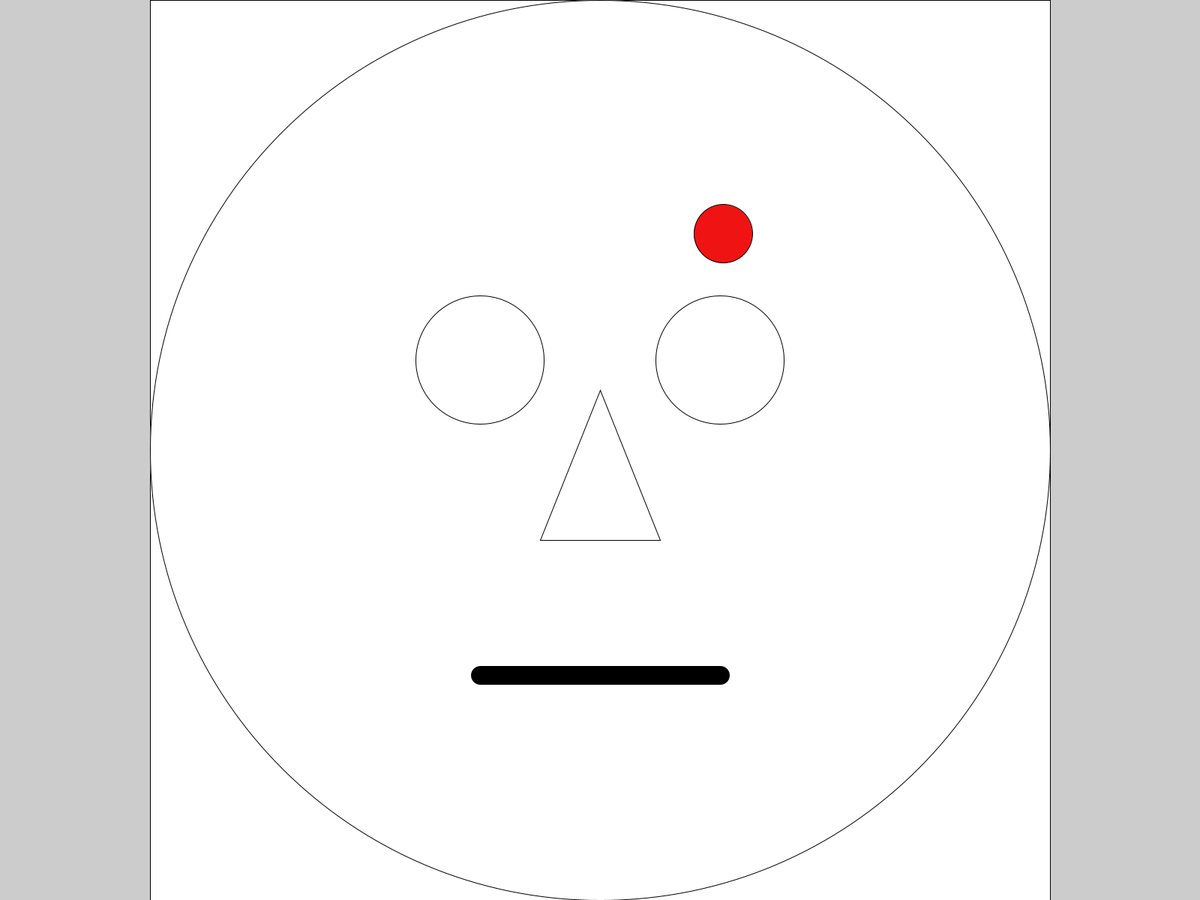
Frame 1 (no input)
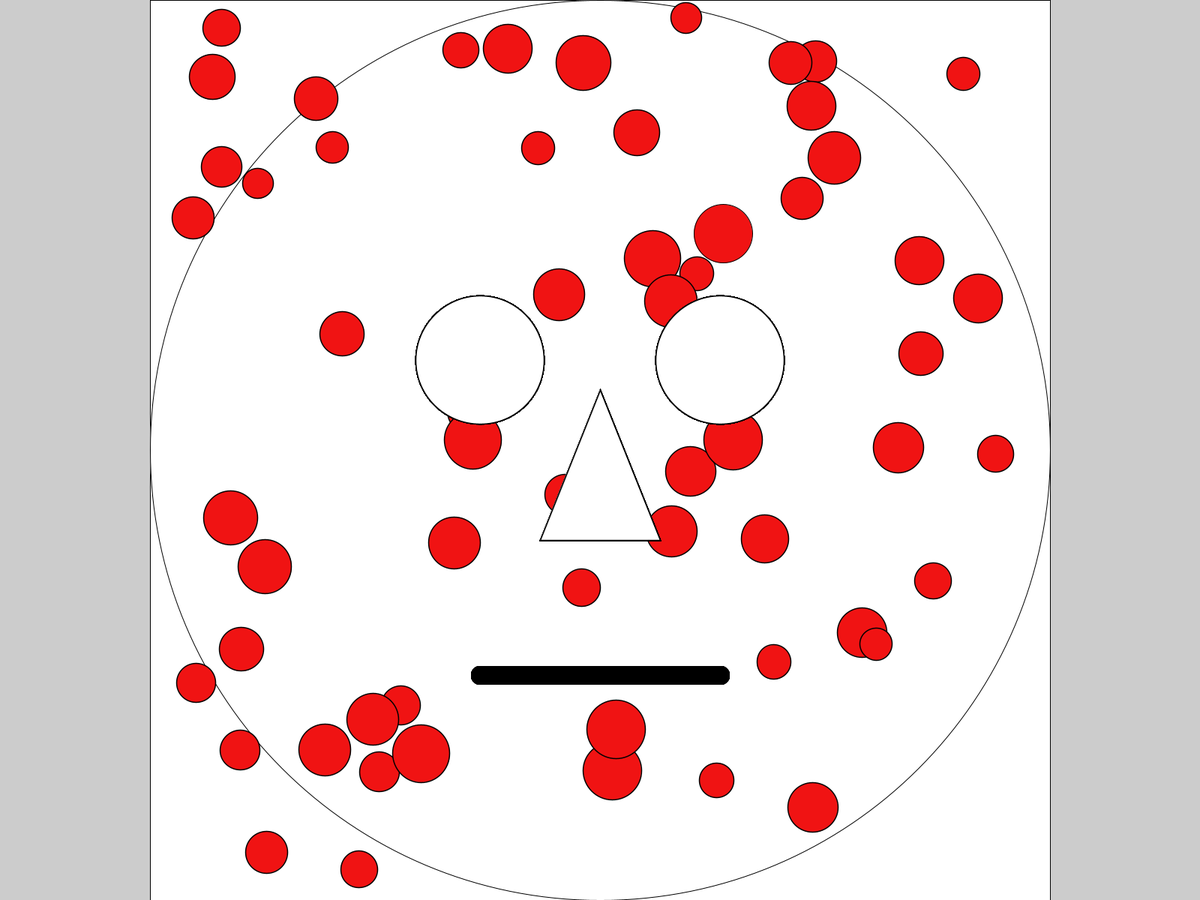
Frame 60 (the mouse pressed at the canvas centre just before this capture)
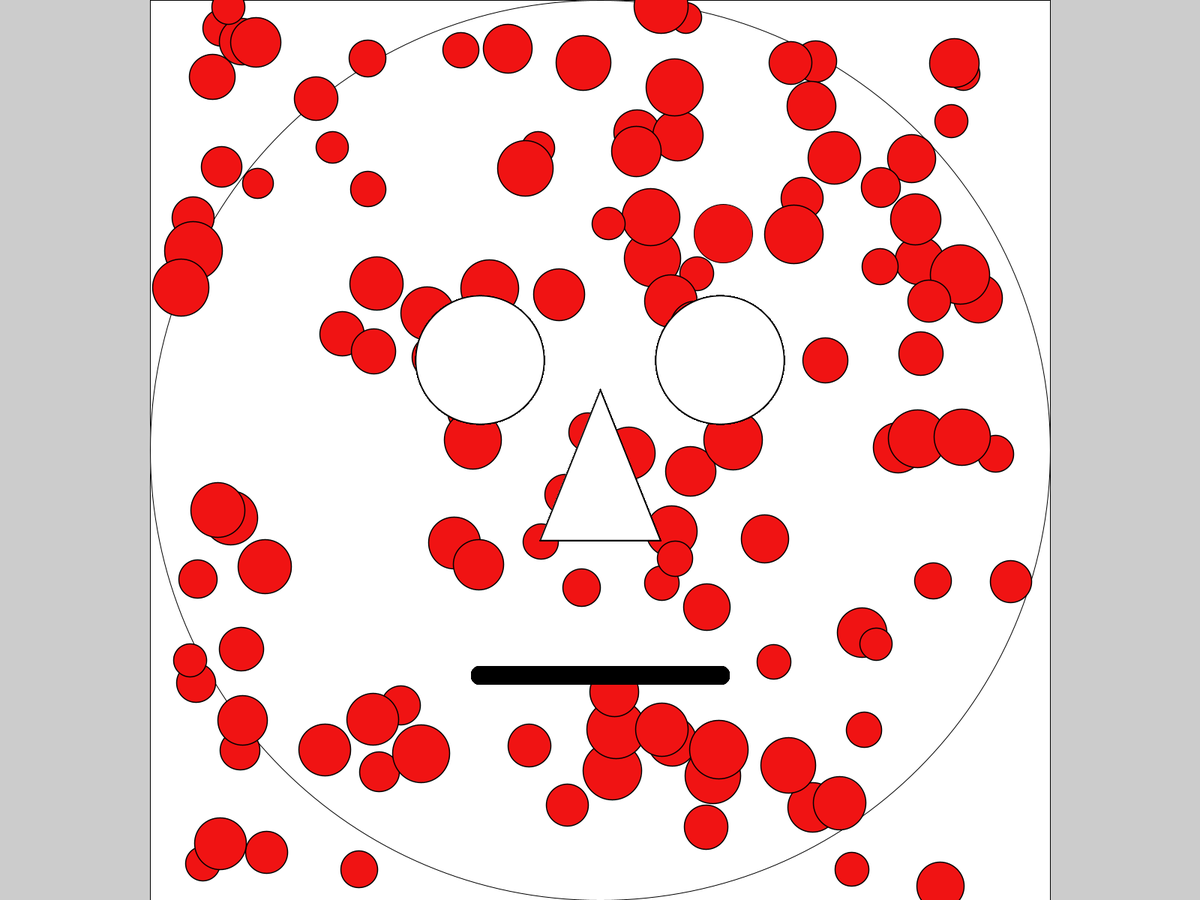
Frame 120 (the mouse held since frame 60 and released just before this capture)

The Processing sketch that drew these frames (run headless with seeded random() and noise(); from frame 60 on, the mouse is pressed at the canvas centre):

// Processing sketch: HappyFace_Dynamic
// ── HappyFace_Dynamic.pde
//Global Variables
float faceSquareX, faceSquareY, faceSquareSide;
float faceX, faceY, faceDiameter;
float leftEyeX, leftEyeY, rightEyeX, rightEyeY, eyeDiameter;
float noseX1, noseY1, noseX2, noseY2, noseX3, noseY3;
float mouthX1, mouthY1, mouthX2, mouthY2, mouthThick;
color red = #F01313, white = #FFFFFF;
color measlesColor = red; 
float measlesX, measlesY, measlesDiameter;

void setup() {
  fullScreen(); 
  //displayWidth & displayHeight //General Geometry: landscape, potrait, or square
  //
  //Variable Population
  populatingVariables();
  //
  //Initial Visual Data, etc. (i.e. Face)
  rect(faceSquareX, faceSquareY, faceSquareSide, faceSquareSide);
  ellipse(faceX, faceY, faceDiameter, faceDiameter);
  //
}//End setup
void draw() {
  measlesX = random(width*1/2-height*7/15, width*1/2+height*7/15);
  measlesY = random(height);
  measlesDiameter = random(height*1/30, height*1/15);
  //
  fill(measlesColor);
  ellipse(measlesX, measlesY, measlesDiameter, measlesDiameter);
  fill(white);
  //
  //Left Eye
  ellipse(leftEyeX, leftEyeY, eyeDiameter, eyeDiameter);
  //Right Eye
  ellipse(rightEyeX, rightEyeY, eyeDiameter, eyeDiameter);
  //Nose
  triangle(noseX1, noseY1, noseX2, noseY2, noseX3, noseY3);
  //Mouth
  //strokeCap; //Default ROUND
  strokeWeight(mouthThick);
  line(mouthX1, mouthY1, mouthX2, mouthY2);
  strokeWeight(1.5);
}//End draw

void keyPressed() {
}//End keyPressed

void mousePressed() {
}//End mousePressed

// ── Measles.pde
void measles() {
  measlesX = random(width*1/2-height*7/15, width*1/2+height*7/15);
  measlesY = random(height);
  measlesDiameter = random(height*1/30, height*1/15);
  //
  fill(measlesColor);
  ellipse(measlesX, measlesY, measlesDiameter, measlesDiameter);
  fill(white);
}

// ── PopulatingVariables.pde
void populatingVariables() {
  faceSquareX = width*1/2-height*1/2;
  faceSquareY = height*0;
  faceSquareSide = height;
  //
  faceX = width/2;
  faceY = height/2;
  faceDiameter = height; 
  //
  leftEyeX = width*2/5;
  leftEyeY = height*2/5;
  rightEyeX = width*3/5;
  rightEyeY = leftEyeY;
  eyeDiameter = height/7;
  //
  noseX1 = width/2;
  noseY1 = height*1/2-height*1/15;
  noseX2 = width*9/20;
  noseY2 = height*6/10;
  noseX3 = width*11/20;
  noseY3 = noseY2;
  //
  mouthX1 = leftEyeX;
  mouthY1 = height*3/4;
  mouthX2 = rightEyeX;
  mouthY2 = mouthY1;
  mouthThick = 25;
} //End populatingVariables()
